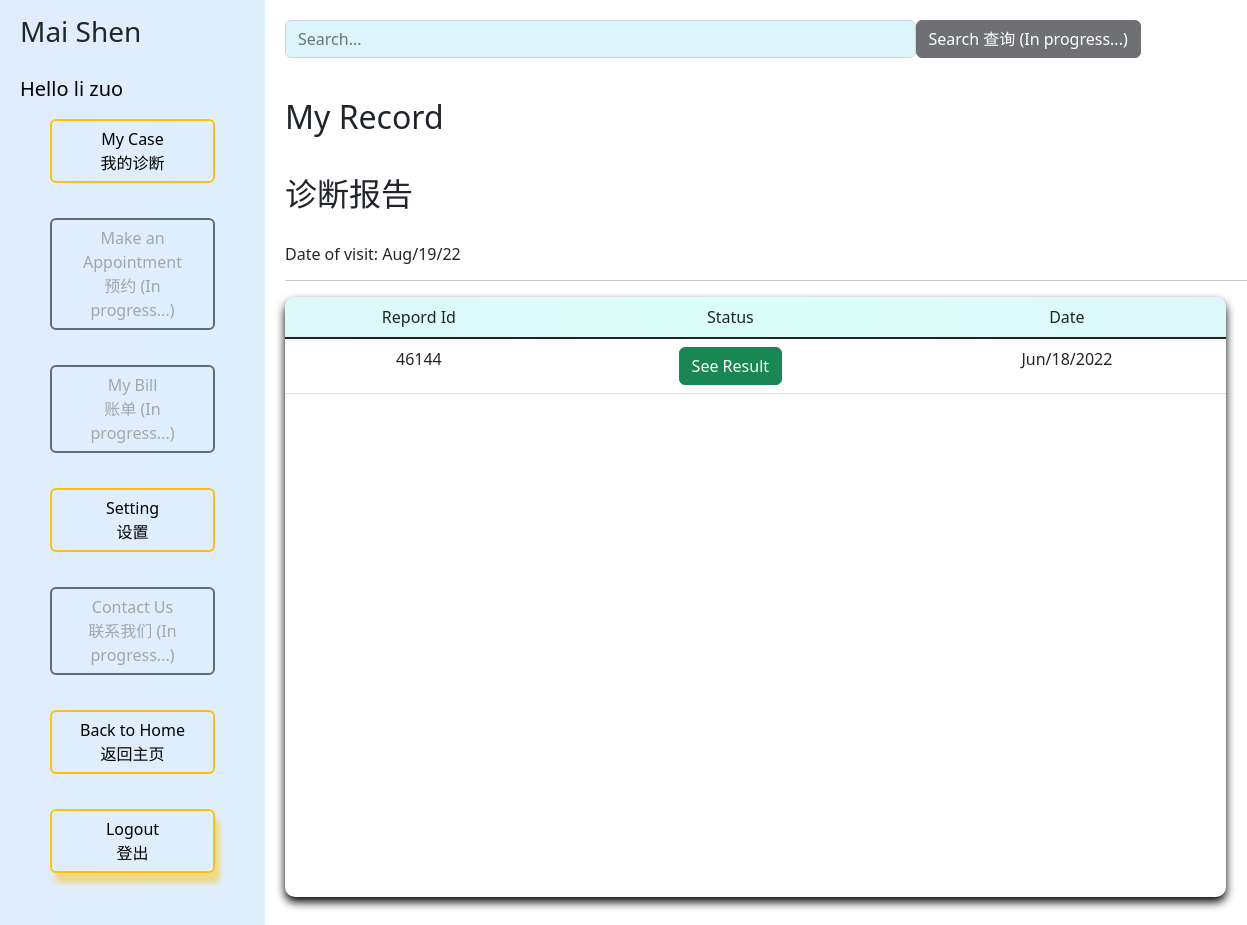
The page /dashboard/allcase/9 on the database its author committed.
### firstTrial/models.py (models this page shows)
class Patient(models.Model):
    firstName = models.CharField(max_length=45)
    lastName = models.CharField(max_length=45)
    email = models.EmailField(max_length=70)
    password = models.CharField(max_length=255)
    sex = models.CharField(max_length=20)
    date_of_birth = models.DateField(null=False, blank=False)
    phone_number = models.CharField( max_length=10)
    insurance = models.CharField(max_length=45)
    insuranceId = models.CharField(max_length=45)
    hearUs = models.CharField(max_length=45)
    referByFriend = models.CharField(max_length=105)
    created_at = models.DateTimeField(auto_now_add=True)
    updated_at = models.DateTimeField(auto_now=True)
    objects = PatientManager()

class PatientForm(models.Model):
    patient = models.ForeignKey(Patient, related_name="patientForm", on_delete=models.CASCADE)
    sympton = models.TextField(blank=True, null=True)
    lastVisit = models.CharField(max_length=20)
    lastVisitComment = models.TextField(blank=True)
    newComplaints = models.CharField(max_length=20)
    newComplaintsComment = models.TextField(blank=True)
    changeMedication = models.CharField(max_length=50)
    changeLastVisit = models.CharField(max_length=50)
    sweat = models.CharField(max_length=30)
    sweatOther = models.TextField(blank=True)
    appetite = models.CharField(max_length=30)
    appetiteOther = models.TextField(blank=True)
    sleep = models.CharField(max_length=30)
    sleepOther = models.TextField(blank=True)
    tinnitus = models.CharField(max_length=30)
    tinnitusOther = models.TextField(blank=True)
    mouth = models.CharField(max_length=30)
    mouthOther = models.TextField(blank=True)
    digestion = models.CharField(max_length=30)
    digestionOther = models.TextField(blank=True)
    stool = models.CharField(max_length=30)
    stoolOther = models.TextField(blank=True)
    eyes = models.CharField(max_length=30)
    eyesOther = models.TextField(blank=True)
    teeth = models.CharField(max_length=30)
    teethOther = models.TextField(blank=True)
    sexualActivities = models.CharField(max_length=30)
    sexualActivitiesOther = models.TextField(blank=True)
    swelling = models.CharField(max_length=30)
    swellingOther = models.TextField(blank=True)
    thirst = models.CharField(max_length=30)
    thirstOther = models.TextField(blank=True)
    urine = models.CharField(max_length=30)
    urineOther = models.TextField(blank=True)
    nose = models.CharField(max_length=30)
    noseOther = models.TextField(blank=True)
    throat = models.CharField(max_length=30)
    throatOther = models.TextField(blank=True)
    caseNumber = models.CharField(max_length=5)
    allergies = models.TextField(blank=True)
    diagnosis = models.BooleanField(default=False)
    diagnosisInitial = models.TextField(blank=True)
    diagnosisResult = models.TextField(blank=True)
    agreementCheck = models.BooleanField(default=False)
    tongueCoat = models.ImageField(upload_to=upload_location)
    leftEye = models.ImageField(upload_to=upload_location)
    rightEye = models.ImageField(upload_to=upload_location)
    face = models.ImageField(upload_to=upload_location)
    question = models.BooleanField(default=False)
    lungResult = models.TextField(blank=True)
    pericardiumResult = models.TextField(blank=True)
    heartResult = models.TextField(blank=True)
    stomachResult = models.TextField(blank=True)
    gallbladderResult = models.TextField(blank=True)
    urinaryBladderResult = models.TextField(blank=True)
    spleenResult = models.TextField(blank=True)
    liverResult = models.TextField(blank=True)
    kidneyResult = models.TextField(blank=True)
    large_intestineResult = models.TextField(blank=True)
    san_jiaoResult = models.TextField(blank=True)
    small_intestineResult = models.TextField(blank=True)
    created_at = models.DateTimeField(auto_now_add=True)
    updated_at = models.DateTimeField(auto_now=True)

### firstTrial/views.py (the view)
# urls.py: path('dashboard/allcase/<int:patient_id>', views.view_allcase),
def view_allcase(request, patient_id):
    context = {
        "patient":Patient.objects.get(id=patient_id),
        "today_date":datetime.date.today().strftime("%b/%d/%y"),
        "patient_all_forms": PatientForm.objects.filter(patient=Patient.objects.get(id=patient_id)),
    }
    return render (request, "mycase.html", context)

### firstTrial/templates/mycase.html (shortened to what this page needs)
<!DOCTYPE html>
<html lang="en">
<head>
    {% load static %}
    <link rel="stylesheet" href="{% static 'css/style.css' %}">
    <link href="https://cdn.jsdelivr.net/npm/bootstrap@5.1.3/dist/css/bootstrap.min.css" rel="stylesheet">
    <link rel="stylesheet" href="https://cdnjs.cloudflare.com/ajax/libs/font-awesome/4.7.0/css/font-awesome.min.css">
    <link rel="stylesheet" href="https://cdn.jsdelivr.net/npm/bootstrap-icons@1.9.1/font/bootstrap-icons.css">
    <link href="https://cdn.jsdelivr.net/npm/bootstrap@5.2.0/dist/css/bootstrap.min.css" rel="stylesheet">
    <link href="https://getbootstrap.com/docs/5.2/assets/css/docs.css" rel="stylesheet">
</head>
<body>
    <div class="bgc">
        <div class="mynav ">
            <div class="nav-header">
                <h3>Mai Shen</h3>
                <h5 style="padding-top: 20px; color: black; ">Hello {{patient.firstName}} {{patient.lastName}}</h5>
            </div>
            <div class="nav-menu">
                <a class="btn btn-outline-dark " href="/dashboard">My Case <br> 我的诊断</a>
                <a class="btn btn-outline-dark disabled " style="color: grey; " href=" ">Make an Appointment <br> 预约 (In progress...)</a>
                <a class="btn btn-outline-dark disabled " style="color: grey; " href=" ">My Bill <br> 账单 (In progress...)</a>
                <a class="btn btn-outline-dark" href="/dashboard/{{patient.id}}/settings">Setting <br> 设置 </a>
                <a class="btn btn-outline-dark disabled " style="color: grey; " href=" ">Contact Us <br> 联系我们 (In progress...)</a>
                <a class="btn btn-outline-dark" href="/">Back to Home <br> 返回主页 </a>
                <a style=" text-decoration: none; box-shadow: 5px 10px 5px #ffc10778; " class="btn bstn-warning" href="/logout ">Logout <br> 登出 </a>
            </div>
        </div>
        <div class="dash-content">
            <div class="search">
                <form style="display:flex;" action="">
                    <input type="text" class="form-control" name="" id="" placeholder="Search...">
                    <button class="btn btn-dark" disabled>Search 查询 (In progress...)</button>
                </form>
            </div>
            <h2 style="margin-top: 40px;">
                My Record <br><br> 诊断报告
            </h2>
            <br>
            <h6>Date of visit: {{today_date}}</h6>
            <hr>
            <div class="formList">
                <table class="table">
                    {% if not patient_all_forms %}
                    <h5>No Form has been submitted <br> 暂无诊断报告</h5>
                    {% else %}
                    <thead style="background: linear-gradient(90deg, rgba(221,247,251,1) 0%, rgba(219,255,249,1) 50%, rgba(221,247,251,1) 100%);">
                        <tr>
                            <td>Repord Id</td>
                            <td>Status</td>
                            <td>Date</td>
                        </tr>
                    </thead>
                    {% for form in patient_all_forms %}
                    <tr>
                        <td>{{form.caseNumber}} </td>
                        {% if form.diagnosis == True%}
                        <td><a class="btn btn-success " href="/checkform/{{form.id}} ">See Result</a></td>
                        {% else %}
                        <td><a class="btn btn-primary " href="/checkform/{{form.id}} ">Continue</a></td>
                        {% endif %}
                        <td>{{form.created_at|date:"M/d/Y "}}</td>
                    </tr>
                    {% endfor %} {% endif %}
                </table>
            </div>
        </div>
    </div>
</body>
</html>

### static/css/style.css (style rules this page uses)
@media all and (min-width:1024px) and (max-width:1439px) { .mynav { width: 265px; padding: 15px 20px; position: absolute; left: 0%; top: 0%; min-height: 940px; } }
@media all and (min-width:1024px) and (max-width:1439px) { .mynav a { color: black; display: block; margin-bottom: 35px; border: 2px solid #ffc107; } }
@media all and (min-width:1024px) and (max-width:1439px) { .search form input { width: 65%; min-width: 440px; background-color: #ddf4fb; } }
@media all and (min-width:1024px) and (max-width:1439px) { .dash-content { margin-left: 265px; width: 81%; min-height: 940px; height: auto; background-color: white; padding-top: 20px; padding-left: 20px; padding-right: 20px; } }
@media all and (min-width:1024px) and (max-width:1439px) { .nav-menu { padding: 10px 30px; } }
@media all and (min-width:1024px) and (max-width:1439px) { .formList { box-shadow: 0 5px 10px black; border-radius: 10px; background-color: white; width: 97%; overflow-y: scroll; height: 600px; text-align: center; } }
@media all and (min-width:1024px) and (max-width:1439px) { .bgc { background: linear-gradient(90deg, rgba(224, 236, 254, 1) 0%, rgba(221, 244, 251, 1) 50%, rgba(220, 251, 250, 1) 100%); } }

### rows shown on the page
Patient: firstName "li", lastName "zuo"
PatientForm: caseNumber "46144", created_at "Jun/18/2022"
